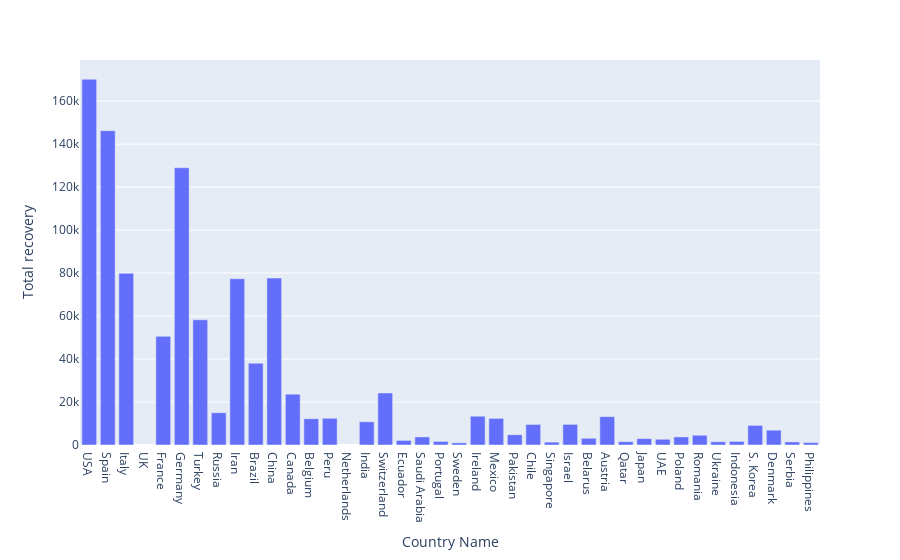

Notebook source saved alongside this figure:
### Code cell
px.bar(df,x='Country Name',y='Total recovery')

### Figure 1 — Plotly figure (JSON) as saved in the notebook; plotly's stock layout.template omitted (floating-point values rounded to 4 significant figures)
{"data": [{"alignmentgroup": "True", "hovertemplate": "Country Name=%{x}<br>Total recovery=%{y}<extra></extra>", "legendgroup": "", "marker": {"color": "#636efa"}, "name": "", "offsetgroup": "", "orientation": "v", "showlegend": false, "textposition": "auto", "type": "bar", "x": ["USA", "Spain", "Italy", "UK", "France", "Germany", "Turkey", "Russia", "Iran", "Brazil", "China", "Canada", "Belgium", "Peru", "Netherlands", "India", "Switzerland", "Ecuador", "Saudi Arabia", "Portugal", "Sweden", "Ireland", "Mexico", "Pakistan", "Chile", "Singapore", "Israel", "Belarus", "Austria", "Qatar", "Japan", "UAE", "Poland", "Romania", "Ukraine", "Indonesia", "S. Korea", "Denmark", "Serbia", "Philippines"], "xaxis": "x", "y": [170181, 146233, 79914, null, 50562, 129000, 58259, 15013, 77350, 38039, 77685, 23621, 12211, 12434, null, 10819, 24200, 2132, 3765, 1671, 1005, 13386, 12377, 4753, 9572, 1347, 9593, 3117, 13180, 1534, 2975, 2664, 3762, 4547, 1498, 1665, 9123, 6889, 1426, 1124], "yaxis": "y"}], "layout": {"barmode": "relative", "legend": {"tracegroupgap": 0}, "margin": {"t": 60}, "xaxis": {"anchor": "y", "domain": [0, 1], "title": {"text": "Country Name"}}, "yaxis": {"anchor": "x", "domain": [0, 1], "title": {"text": "Total recovery"}}}}
